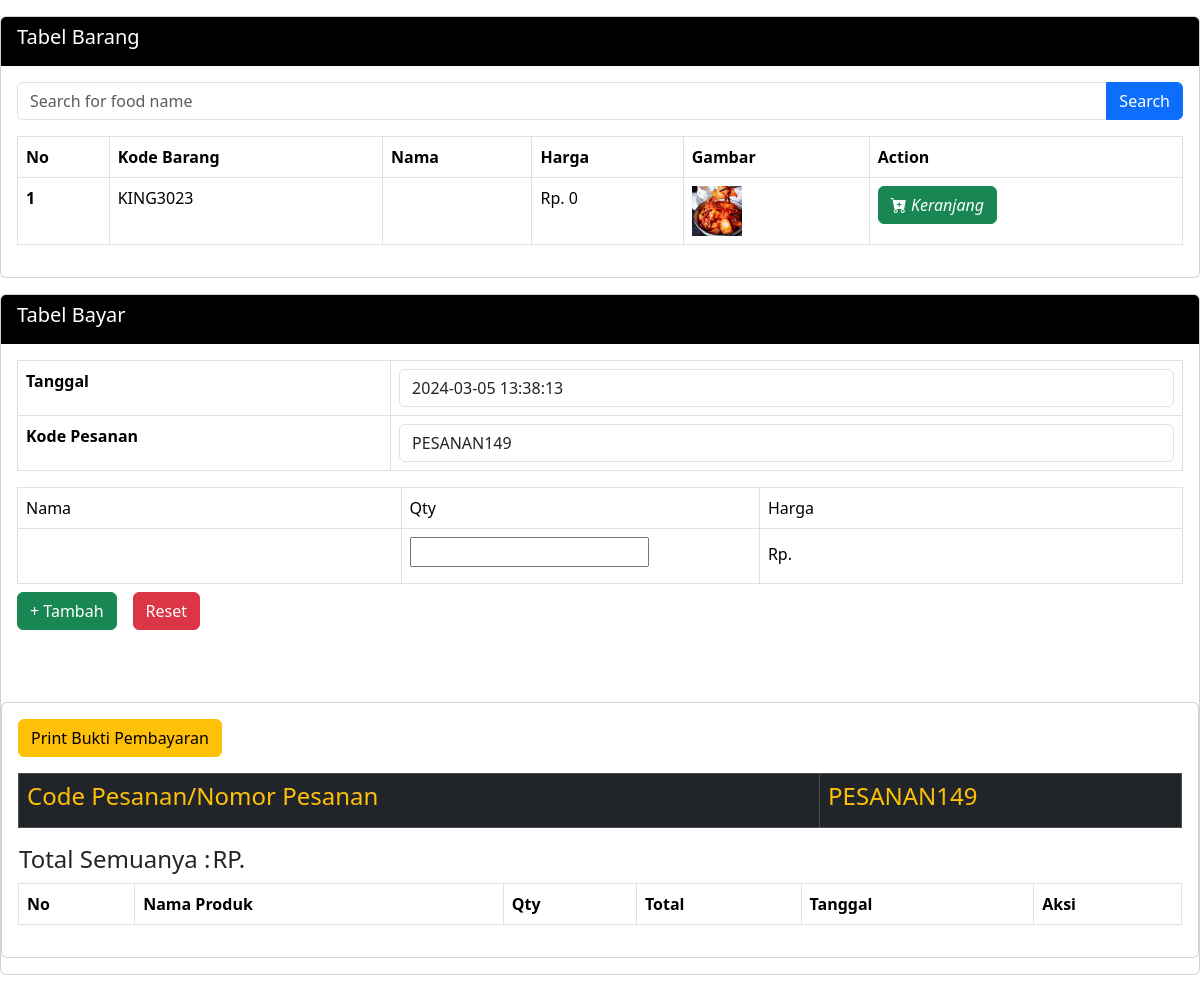
The app's page /app/keranjang.php (signed in), older data.
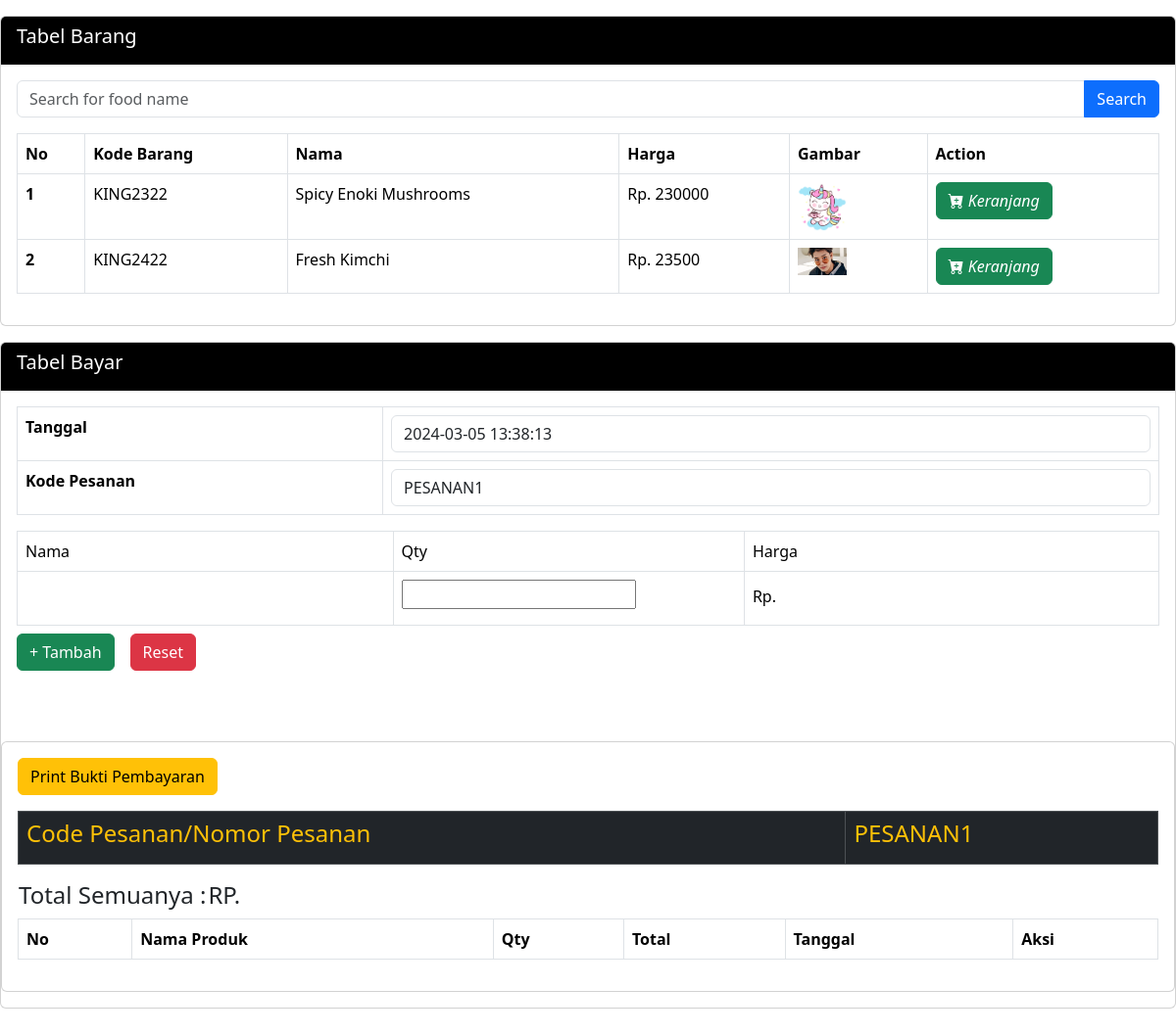
The same page, newer data.
### tables this page shows
CREATE TABLE `menu` (
  `id` int(11) NOT NULL,
  `kode_barang` varchar(100) NOT NULL,
  `nama_produk` varchar(50) NOT NULL,
  `harga` int(100) NOT NULL,
  `detail` text NOT NULL,
  `gambar` varchar(80) NOT NULL
);

CREATE TABLE `keranjang_detail` (
  `id` int(11) NOT NULL,
  `kode_pesanan` varchar(255) NOT NULL,
  `nama_produk` varchar(255) NOT NULL,
  `qty` int(100) NOT NULL,
  `total` int(255) NOT NULL
);

### app/keranjang.php (the view, shortened to what this page needs)
<?php
include "boot.php";
?>
<div class="">
	<div class="row mt-3">
		<div class="col-sm-12">
			<div class="card card-black mb-3">
				<div class="card-header bg-black text-white">
					<h5>Tabel Barang</h5>
				</div>
				<div class="card-body">
					<form action="" method="GET" class="mb-3">
						<div class="input-group">
							<input type="text" name="search" class="form-control" placeholder="Search for food name">
							<button type="submit" class="btn btn-primary">Search</button>
						</div>
					</form>
					<table class="table table-bordered">
						<thead>
							<th>No</th>
							<th>Kode Barang</th>
							<th>Nama</th>
							<th>Harga</th>
							<th>Gambar</th>
							<th>Action</th>
						</thead>
						<?php
							include "koneksi.php";
							$query = "SELECT * FROM menu";
							$tampil = $konek->query($query);
							while ($s = mysqli_fetch_array($tampil)) {
								@$no++;
						?>
						<tbody>
							<tr>
								<th scope="row"><?= $no; ?></th>
								<td><?= $s['kode_barang'] ?></td>
								<td><?= $s['nama_produk'] ?></td>
								<td>Rp. <?= $s['harga'] ?></td>
								<td><img src="img/<?= $s['gambar']; ?>" alt="..." width="50"></td>
								<td>
									<button onclick="document.location='?idb=<?=$s['kode_barang']?>'" class="btn btn-success" type="submit">
										<i class="bi bi-cart-plus-fill"> Keranjang</i>
									</button>
								</td>
							</tr>
						</tbody>
						<?php
							}
						?>
					</table>
				</div>
			</div>
		</div>
		<div class="col-sm-12 mb-5">
			<div class="card card-black">
				<div class="card-header bg-black text-white">
					<h5> Tabel Bayar</h5>
				</div>
				<?php
					include "koneksi.php";
					if (!isset($_SESSION['order_code'])) {
						$kode=$konek->query("select * from keranjang_detail order by id desc");
						$kod=$kode->fetch_array();
						$new_order_code = "PESANAN" . ($kod['id'] + 1);
					}
					else {
						$new_order_code = $_SESSION['order_code'];
					}
				?>
				<form action="" method="post">
					<div class="card-body">
						<div class="table-responsive">
							<table class="table table-bordered">
								<tr>
									<td><b>Tanggal</b></td>
									<td>
										<input type="text" readonly="readonly" class="form-control" value="<?php echo date("Y-m-d H:i:s"); ?>" name="tgl">
									</td>
								</tr>
								<tr>
									<td><b>Kode Pesanan</b></td>
									<td>
										<input type="text" name="kode_pesanan" id="" readonly class="form-control"  value="<?php echo $new_order_code; ?>">
									</td>
								</tr>
							</table>
							<table class="table table-bordered w-100 mb-2" id="example1">
								<thead>
									<tr>
										<td> Nama</td>
										<td> Qty</td>
										<td> Harga</td>
									</tr>
								</thead>
								<tbody>
									<tr>
										<td> <input type="text" class="btn" name="nama_produk" value="<?=@$kodb['nama_produk']?>" required></td>
										<td>
											<input type="number" name="qty" required>
										</td>
										<td>Rp. <input type="text" class="btn" name="harga_produk" value="<?=@$kodb['harga']?>" required></td>
									</tr>
								</tbody>
							</table>
							<div class="row g-3 align-items-center mb-2">
								<div class="col-auto">
									<button class="btn btn-success" type="submit"> + Tambah </button>
								</div>
								<div class="col-auto">
									<button class="btn btn-danger" type="reset" onclick="document.location.href='keranjang.php?reset'">Reset</button>
								</div>
							</div>
						</div>
					</div>
				</form>
					<div class="row mt-5">
						<div class="col-sm-12">
							<div class="card card-black mb-3">
								<div class="card-body">
									<div class="row g-3 align-items-center mb-3">
										<div class="col-auto">
											<a href="bukti.php">
												<button class="btn btn-warning">
													Print Bukti Pembayaran
												</button>
											</a>
										</div>
									</div>
										<table class="table table-bordered table-dark text-warning">
											<th class="text-warning"><h4>Code Pesanan/Nomor Pesanan</h4></th>
											<th class="text-warning"><h4><?= $new_order_code ?></h4></th>
										</table>
										<table>
											<th><h4>Total Semuanya : </h4></th>
											<td colspan="2"> <h4> RP.
												<?php
												$total =  mysqli_query($konek, "SELECT SUM(total) AS value_sum FROM keranjang_detail  WHERE kode_pesanan = '$new_order_code'");
												$row = mysqli_fetch_assoc($total);
												$sum = $row['value_sum'];
												?>
                								<?php echo $sum ?></h4>
											</td>
										</table>
										<table class="table table-bordered">
											<thead>
												<th scope="col">No</tH>
												<th>Nama Produk</th>
												<th>Qty</th>
												<th>Total</th>
												<th>Tanggal</th>
												<th>Aksi</th>
											</thead>
											<?php
												include "boot.php";
											?>
										</table>
								</div>
							</div>
						</div>
					</div>
			</div>
		</div>
	</div>
</div>

### app/boot.php (shortened to what this page needs)
<!doctype html>
<html lang="en">
  <head>
    <link href="https://cdn.jsdelivr.net/npm/bootstrap@5.3.2/dist/css/bootstrap.min.css" rel="stylesheet">
    <link rel="stylesheet" href="https://cdn.jsdelivr.net/npm/bootstrap-icons@1.11.3/font/bootstrap-icons.min.css">
  </head>

Row changes from the older to the newer data that the page shows:
removed menu: kode_barang "KING3023", harga "0", gambar (picture)
removed keranjang_detail: kode_pesanan "PESANAN149", id "PESANAN149"
added menu: kode_barang "KING2322", nama_produk "Spicy Enoki Mushrooms", harga "230000", gambar (picture)
added menu: kode_barang "KING2422", nama_produk "Fresh Kimchi", harga "23500", gambar (picture)
Text that changed along with them:
form field kode_pesanan: (not shown) → "PESANAN1"
$new_order_code: (not shown) → "PESANAN1"
